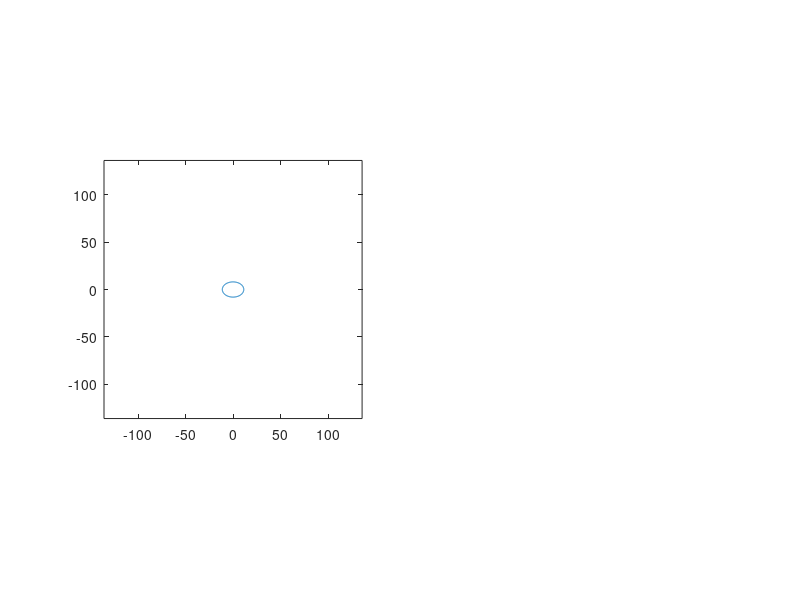

MATLAB code for this plot: (Note: this script raises an error after producing the figure.)
clear
close all
clc

%% Ellipse and Vortex Parameters
xi = 0.53;
a = 120/2/xi; 
b = 85/2/xi; 
% m the parameter, see http://mathworld.wolfram.com/Parameter.html
% k = sqrt(m) is the Elliptic Modulus, see http://mathworld.wolfram.com/EllipticModulus.html
q = ((a - b)/(a + b))^2;
k = 1;
for n = 1:100
    k = k*((1 + q^(2*n))/(1 + q^(2*n-1)) )^8;
end
k = sqrt(16*q*k);
m = k^2;

N = 18;
kappa = [ones(N/2,1); -ones(N/2,1)];

%% Check the conformal map by applying to some concentric ellipses
phi = 0:pi/100:2*pi;
for lambda = 0.1:0.1:1
    temp = lambda*(a*cos(phi) + b*1i*sin(phi));
    figure(1)
    subplot(121)
    plot(temp)
    axis square
    xlim([-a a]*1.2)
    ylim(xlim)
    hold on
    [temp,~] = ellipse2circlemap(temp,m,a,b);
    subplot(122)
    plot(temp)
    axis square
    xlim([-1.2 1.2])
    ylim(xlim)
    hold on
end
subplot(121)
xlabel('$x$','interpreter','Latex','Fontsize',18)
ylabel('$y$','interpreter','Latex','Fontsize',18)
title('$z \in \Omega$','interpreter','Latex','Fontsize',18)
set(gca,'Fontsize',14)
subplot(122)
xlabel('$\zeta_x$','interpreter','Latex','Fontsize',18)
ylabel('$\zeta_y$','interpreter','Latex','Fontsize',18)
title('$\zeta \in \mathcal{D}$','interpreter','Latex','Fontsize',18)
set(gca,'Fontsize',14)
drawnow

%% Do 10 runs of Monte Carlo with 1e8 Samples
%Nsamples = 1e8;

Nsamples = 1e6;
for runs = 1%:10
H = zeros(Nsamples,1);
D = zeros(Nsamples,1);
ell = zeros(Nsamples,1);
%parpool(4)
tic
parfor (zz = 1:Nsamples,4)
 if floor (zz/10000) == zz/10000
     disp(num2str(zz))
 end

%Generate positions
r = sqrt(rand(N,1));
theta = 2*pi*rand(N,1);
x = a*r.*cos(theta);
y = b*r.*sin(theta);
z = x+1i*y;

%Calculate energy (H), complex dipole moment (D = Dx + iDy) and n.n
%distance (ell). Note Dx is the ordrer parameter for clustering in the
%ellipse
[zeta,dzeta] = ellipse2circlemap(z,m,a,b);
H(zz) = ConformalEnergy(zeta,dzeta,kappa);
D(zz) = kappa.'*z;
ell(zz) = getNearestNeighbourDistance(x,y,N);

% Unfold this cell to plot the vortex positions
%{
figure(2)
clf
subplot(121)
plot(z(1:end/2),'.r')
hold on
plot(z(end/2+1:end),'.b')
plot(a*cos(phi) + 1i*b*sin(phi),'-k')
axis square
xlim([-150 150])
ylim(xlim)
subplot(122)
plot(zeta(1:end/2),'.r')
hold on
plot(zeta(end/2+1:end),'.b')
plot(exp(1i*phi),'-k')
axis square
xlim([-1.2 1.2])
ylim(xlim)
pause(0.1)
%}
end
toc

%Calculate density of states and normalize (here normalized to unity) 
[counts,energies] = hist(H/N,500);
dE = energies(2)- energies(1);
[~,ind] = max(counts);
Em = energies(ind);
counts = counts/Nsamples/dE;
figure(1)
plot(energies-Em,counts,'k')

save(['a120_b85_N18_Nsamples' num2str(Nsamples) '_D_ell_run' num2str(runs) '.mat'],'H','energies','counts','D','ell','N')

end
